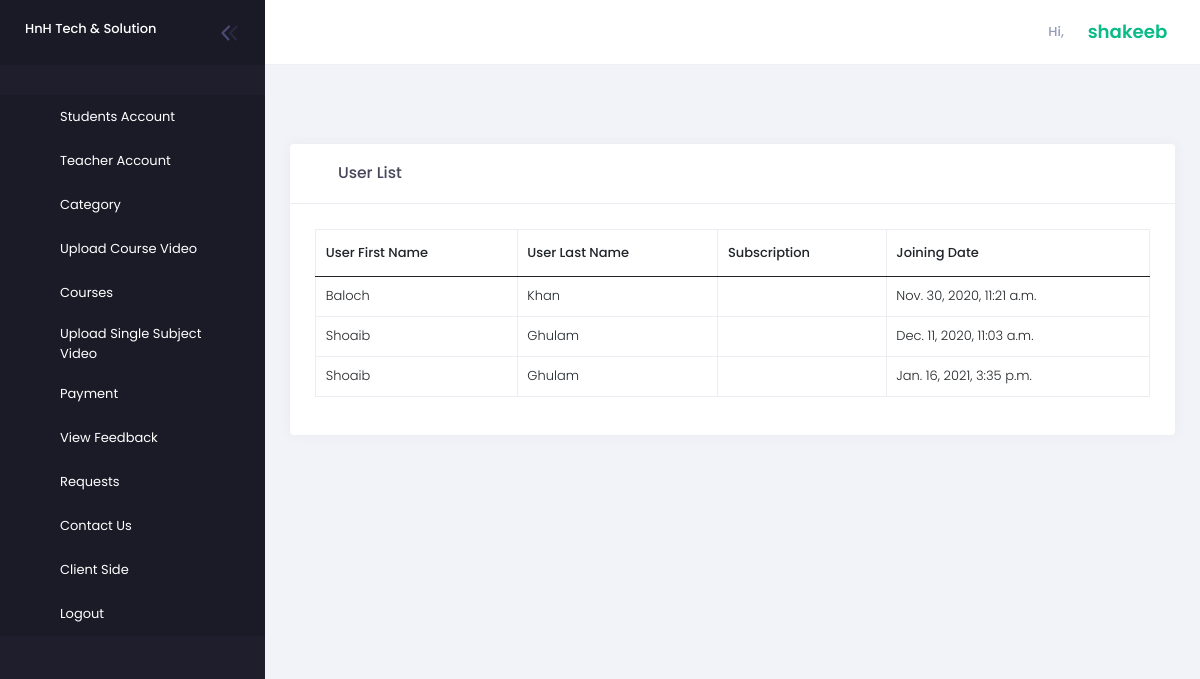
The app's page /superadmin/Teacher_Panel (signed in) with its own data.
### superadmin/models.py (models this page shows, shortened)
class User_Account(models.Model):
    User_Account_Id=models.AutoField(primary_key=True)
    U_Fname=models.CharField(max_length=100, default="First Name")
    U_Lname=models.CharField(max_length=100, default="Last Name")
    U_Email=models.CharField(max_length=100, default="Email Name")
    Username=models.CharField(max_length=100, default="Username ")
    SPassword=models.TextField(max_length=3000, default="Password ")
    U_ContactNo=models.CharField(max_length=100, default="Contact no")
    U_Desc=models.TextField(default="No")
    Gender=models.CharField(max_length=100, default="Male")
    DOB=models.DateField(auto_now_add=True,blank=True, null=True)
    Joining_Date=models.DateTimeField(auto_now_add=True,blank=True, null=True)
    U_Image= models.ImageField(upload_to='Useraccount/',default="dummy.jpg")
    Token=models.CharField(max_length=20, default="0000")
    Status=models.CharField(max_length=100, choices=STATUS,default="active")
    Subscription_Status=models.CharField(max_length=100, choices=STATUS,default="inactive")
    Refered_by_Trainer=models.ForeignKey(Trainer_Account , on_delete=models.CASCADE,blank=True,null=True)
    Package_Id=models.ForeignKey(Package , on_delete=models.CASCADE,blank=True,null=True)

### superadmin/views.py (the view)
# urls.py: path('Teacher_Panel', views.Teacher_Panel,name="Teacher_Panel"),
def Teacher_Panel(request):
    if not request.session.has_key('trainerid'):
        return redirect('/teacherlogin/login')
    try:
        data=User_Account.objects.filter(Refered_by_Trainer=request.session['trainerid'])
        return render(request,'superadmin/referals.html',{'data':data})
    except:
        return redirect('/superadmin/Teacher_Panel')

### templates/superadmin/referals.html (shortened to what this page needs)
{% extends 'superadmin/base.html' %} {% load static %} {% block body %}
<div class="kt-container  kt-container--fluid  kt-grid__item kt-grid__item--fluid">
    <div class="kt-portlet kt-portlet--mobile">
        <div class="kt-portlet__head kt-portlet__head--lg">
            <div class="kt-portlet__head-label">
                <span class="kt-portlet__head-icon">
					<i class="kt-font-brand flaticon2-line-chart"></i>
				</span>
                <h3 class="kt-portlet__head-title">
                    User List
                </h3>
            </div>
        </div>
        <div class="kt-portlet__body">
            <div class="table-responsive">
                <table class="table table-striped- table-bordered table-hover table-checkable " id="kt_table">
                    <thead>
                        <tr>
                            <th>User First Name</th>
                            <th>User Last Name</th>
                            <th>Subscription</th>
                            <th>Joining Date</th>
                        </tr>
                    </thead>
                    <tbody>
                        {% for data in data %}
                        <tr>
                            <td>
                                {{data.U_Fname}}
                            </td>
                            <td>
                                {{data.U_Lname}}
                            </td>
                            <td>
                            </td>
                            <td>
                                {{data.Joining_Date}}
                            </td>
                            {% endfor %}
                    </tbody>
                </table>
            </div>
        </div>
    </div>
</div>
{% endblock %}

### records on screen
User_Account: U_Fname "Baloch", U_Lname "Khan", Joining_Date "Nov. 30, 2020, 11:21 a.m."
User_Account: U_Fname "Shoaib", U_Lname "Ghulam", Joining_Date "Dec. 11, 2020, 11:03 a.m."
User_Account: U_Fname "Shoaib", U_Lname "Ghulam", Joining_Date "Jan. 16, 2021, 3:35 p.m."

### other values on screen
{{ request.session.userName }} "shakeeb"
